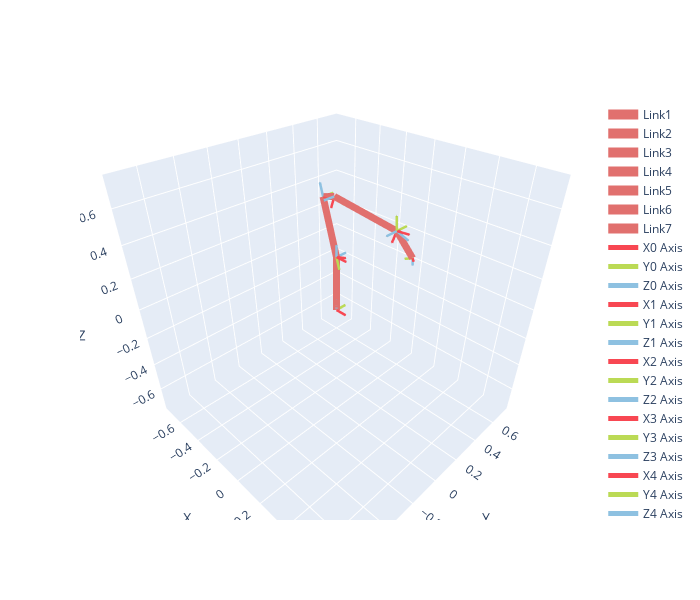

Here is the notebook cell this chart was saved with:
### Markdown cell above
#### Panda

### Code cell
Panda = rsb.models.DH.Panda()
Panda.plotly(Panda.qr, fig=go.Figure(), isShow=False)

### Figure 1 — Plotly figure (JSON) as saved in the notebook; plotly's stock layout.template omitted (floating-point values rounded to 4 significant figures)
{"data": [{"line": {"color": "#E1706E", "width": 14}, "mode": "lines", "name": "Link1", "type": "scatter3d", "x": [0.0, 0.0], "y": [0.0, 0.0], "z": [0.0, 0.333]}, {"line": {"color": "#E1706E", "width": 14}, "mode": "lines", "name": "Link2", "type": "scatter3d", "x": [0.0, 0.0], "y": [0.0, 0.0], "z": [0.333, 0.333]}, {"line": {"color": "#E1706E", "width": 14}, "mode": "lines", "name": "Link3", "type": "scatter3d", "x": [0.0, -0.09338], "y": [0.0, 8.642e-19], "z": [0.333, 0.6349]}, {"line": {"color": "#E1706E", "width": 14}, "mode": "lines", "name": "Link4", "type": "scatter3d", "x": [-0.09338, -0.01457], "y": [8.642e-19, -6.287e-19], "z": [0.6349, 0.6593]}, {"line": {"color": "#E1706E", "width": 14}, "mode": "lines", "name": "Link5", "type": "scatter3d", "x": [-0.01457, 0.3755], "y": [-6.287e-19, -4.083e-17], "z": [0.6593, 0.6132]}, {"line": {"color": "#E1706E", "width": 14}, "mode": "lines", "name": "Link6", "type": "scatter3d", "x": [0.3755, 0.3755], "y": [-4.083e-17, -4.083e-17], "z": [0.6132, 0.6132]}, {"line": {"color": "#E1706E", "width": 14}, "mode": "lines", "name": "Link7", "type": "scatter3d", "x": [0.3755, 0.4737], "y": [-4.083e-17, -5.638e-17], "z": [0.6132, 0.5155]}, {"line": {"color": "#F84752", "width": 5}, "mode": "lines", "name": "X0 Axis", "type": "scatter3d", "x": [0, 0.07], "y": [0, 0], "z": [0, 0]}, {"cmax": 1, "cmin": 0, "colorscale": [[0, "#F84752"], [1, "#F84752"]], "showscale": false, "sizemode": "absolute", "sizeref": 0.007, "type": "cone", "u": [1], "v": [0], "w": [0], "x": [0.07], "y": [0], "z": [0]}, {"line": {"color": "#BBDA55", "width": 5}, "mode": "lines", "name": "Y0 Axis", "type": "scatter3d", "x": [0, 0], "y": [0, 0.07], "z": [0, 0]}, {"cmax": 1, "cmin": 0, "colorscale": [[0, "#BBDA55"], [1, "#BBDA55"]], "showscale": false, "sizemode": "absolute", "sizeref": 0.007, "type": "cone", "u": [0], "v": [1], "w": [0], "x": [0], "y": [0.07], "z": [0]}, {"line": {"color": "#8EC1E1", "width": 5}, "mode": "lines", "name": "Z0 Axis", "type": "scatter3d", "x": [0, 0], "y": [0, 0], "z": [0, 0.07]}, {"cmax": 1, "cmin": 0, "colorscale": [[0, "#8EC1E1"], [1, "#8EC1E1"]], "showscale": false, "sizemode": "absolute", "sizeref": 0.007, "type": "cone", "u": [0], "v": [0], "w": [1], "x": [0], "y": [0], "z": [0.07]}, {"line": {"color": "#F84752", "width": 5}, "mode": "lines", "name": "X1 Axis", "type": "scatter3d", "x": [0, 0.07], "y": [0, 0], "z": [0.333, 0.333]}, {"cmax": 1, "cmin": 0, "colorscale": [[0, "#F84752"], [1, "#F84752"]], "showscale": false, "sizemode": "absolute", "sizeref": 0.007, "type": "cone", "u": [1], "v": [0], "w": [0], "x": [0.07], "y": [0], "z": [0.333]}, {"line": {"color": "#BBDA55", "width": 5}, "mode": "lines", "name": "Y1 Axis", "type": "scatter3d", "x": [0, 0], "y": [0, 0.07], "z": [0.333, 0.333]}, {"cmax": 1, "cmin": 0, "colorscale": [[0, "#BBDA55"], [1, "#BBDA55"]], "showscale": false, "sizemode": "absolute", "sizeref": 0.007, "type": "cone", "u": [0], "v": [1], "w": [0], "x": [0], "y": [0.07], "z": [0.333]}, {"line": {"color": "#8EC1E1", "width": 5}, "mode": "lines", "name": "Z1 Axis", "type": "scatter3d", "x": [0, 0], "y": [0, 0], "z": [0.333, 0.403]}, {"cmax": 1, "cmin": 0, "colorscale": [[0, "#8EC1E1"], [1, "#8EC1E1"]], "showscale": false, "sizemode": "absolute", "sizeref": 0.007, "type": "cone", "u": [0], "v": [0], "w": [1], "x": [0], "y": [0], "z": [0.403]}, {"line": {"color": "#F84752", "width": 5}, "mode": "lines", "name": "X2 Axis", "type": "scatter3d", "x": [0, 0.06687], "y": [0, -1.267e-18], "z": [0.333, 0.3537]}, {"cmax": 1, "cmin": 0, "colorscale": [[0, "#F84752"], [1, "#F84752"]], "showscale": false, "sizemode": "absolute", "sizeref": 0.007, "type": "cone", "u": [0.9553], "v": [-1.81e-17], "w": [0.2955], "x": [0.06687], "y": [-1.267e-18], "z": [0.3537]}, {"line": {"color": "#BBDA55", "width": 5}, "mode": "lines", "name": "Y2 Axis", "type": "scatter3d", "x": [0, 0.02069], "y": [0, 4.095e-18], "z": [0.333, 0.2661]}, {"cmax": 1, "cmin": 0, "colorscale": [[0, "#BBDA55"], [1, "#BBDA55"]], "showscale": false, "sizemode": "absolute", "sizeref": 0.007, "type": "cone", "u": [0.2955], "v": [5.85e-17], "w": [-0.9553], "x": [0.02069], "y": [4.095e-18], "z": [0.2661]}, {"line": {"color": "#8EC1E1", "width": 5}, "mode": "lines", "name": "Z2 Axis", "type": "scatter3d", "x": [0, 0], "y": [0, 0.07], "z": [0.333, 0.333]}, {"cmax": 1, "cmin": 0, "colorscale": [[0, "#8EC1E1"], [1, "#8EC1E1"]], "showscale": false, "sizemode": "absolute", "sizeref": 0.007, "type": "cone", "u": [0], "v": [1], "w": [6.123e-17], "x": [0], "y": [0.07], "z": [0.333]}, {"line": {"color": "#F84752", "width": 5}, "mode": "lines", "name": "X3 Axis", "type": "scatter3d", "x": [-0.09338, -0.02651], "y": [8.642e-19, -4.025e-19], "z": [0.6349, 0.6556]}, {"cmax": 1, "cmin": 0, "colorscale": [[0, "#F84752"], [1, "#F84752"]], "showscale": false, "sizemode": "absolute", "sizeref": 0.007, "type": "cone", "u": [0.9553], "v": [-1.81e-17], "w": [0.2955], "x": [-0.02651], "y": [-4.025e-19], "z": [0.6556]}, {"line": {"color": "#BBDA55", "width": 5}, "mode": "lines", "name": "Y3 Axis", "type": "scatter3d", "x": [-0.09338, -0.09338], "y": [8.642e-19, 0.07], "z": [0.6349, 0.6349]}, {"cmax": 1, "cmin": 0, "colorscale": [[0, "#BBDA55"], [1, "#BBDA55"]], "showscale": false, "sizemode": "absolute", "sizeref": 0.007, "type": "cone", "u": [1.81e-17], "v": [1], "w": [2.735e-18], "x": [-0.09338], "y": [0.07], "z": [0.6349]}, {"line": {"color": "#8EC1E1", "width": 5}, "mode": "lines", "name": "Z3 Axis", "type": "scatter3d", "x": [-0.09338, -0.1141], "y": [8.642e-19, 1.056e-18], "z": [0.6349, 0.7018]}, {"cmax": 1, "cmin": 0, "colorscale": [[0, "#8EC1E1"], [1, "#8EC1E1"]], "showscale": false, "sizemode": "absolute", "sizeref": 0.007, "type": "cone", "u": [-0.2955], "v": [2.735e-18], "w": [0.9553], "x": [-0.1141], "y": [1.056e-18], "z": [0.7018]}, {"line": {"color": "#F84752", "width": 5}, "mode": "lines", "name": "X4 Axis", "type": "scatter3d", "x": [-0.01457, -0.0372], "y": [-6.287e-19, -3.503e-18], "z": [0.6593, 0.593]}, {"cmax": 1, "cmin": 0, "colorscale": [[0, "#F84752"], [1, "#F84752"]], "showscale": false, "sizemode": "absolute", "sizeref": 0.007, "type": "cone", "u": [-0.3233], "v": [-4.107e-17], "w": [-0.9463], "x": [-0.0372], "y": [-3.503e-18], "z": [0.593]}, {"line": {"color": "#BBDA55", "width": 5}, "mode": "lines", "name": "Y4 Axis", "type": "scatter3d", "x": [-0.01457, 0.05167], "y": [-6.287e-19, -4.288e-18], "z": [0.6593, 0.6366]}, {"cmax": 1, "cmin": 0, "colorscale": [[0, "#BBDA55"], [1, "#BBDA55"]], "showscale": false, "sizemode": "absolute", "sizeref": 0.007, "type": "cone", "u": [0.9463], "v": [-5.227e-17], "w": [-0.3233], "x": [0.05167], "y": [-4.288e-18], "z": [0.6366]}, {"line": {"color": "#8EC1E1", "width": 5}, "mode": "lines", "name": "Z4 Axis", "type": "scatter3d", "x": [-0.01457, -0.01457], "y": [-6.287e-19, -0.07], "z": [0.6593, 0.6593]}, {"cmax": 1, "cmin": 0, "colorscale": [[0, "#8EC1E1"], [1, "#8EC1E1"]], "showscale": false, "sizemode": "absolute", "sizeref": 0.007, "type": "cone", "u": [-3.619e-17], "v": [-1], "w": [5.576e-17], "x": [-0.01457], "y": [-0.07], "z": [0.6593]}, {"line": {"color": "#F84752", "width": 5}, "mode": "lines", "name": "X5 Axis", "type": "scatter3d", "x": [0.3755, 0.3529], "y": [-4.083e-17, -4.37e-17], "z": [0.6132, 0.547]}, {"cmax": 1, "cmin": 0, "colorscale": [[0, "#F84752"], [1, "#F84752"]], "showscale": false, "sizemode": "absolute", "sizeref": 0.007, "type": "cone", "u": [-0.3233], "v": [-4.107e-17], "w": [-0.9463], "x": [0.3529], "y": [-4.37e-17], "z": [0.547]}, {"line": {"color": "#BBDA55", "width": 5}, "mode": "lines", "name": "Y5 Axis", "type": "scatter3d", "x": [0.3755, 0.3755], "y": [-4.083e-17, 0.07], "z": [0.6132, 0.6132]}, {"cmax": 1, "cmin": 0, "colorscale": [[0, "#BBDA55"], [1, "#BBDA55"]], "showscale": false, "sizemode": "absolute", "sizeref": 0.007, "type": "cone", "u": [9.413e-17], "v": [1], "w": [-7.556e-17], "x": [0.3755], "y": [0.07], "z": [0.6132]}, {"line": {"color": "#8EC1E1", "width": 5}, "mode": "lines", "name": "Z5 Axis", "type": "scatter3d", "x": [0.3755, 0.4417], "y": [-4.083e-17, -4.877e-17], "z": [0.6132, 0.5906]}, {"cmax": 1, "cmin": 0, "colorscale": [[0, "#8EC1E1"], [1, "#8EC1E1"]], "showscale": false, "sizemode": "absolute", "sizeref": 0.007, "type": "cone", "u": [0.9463], "v": [-1.135e-16], "w": [-0.3233], "x": [0.4417], "y": [-4.877e-17], "z": [0.5906]}, {"line": {"color": "#F84752", "width": 5}, "mode": "lines", "name": "X6 Axis", "type": "scatter3d", "x": [0.3755, 0.4451], "y": [-4.083e-17, -4.296e-17], "z": [0.6132, 0.6202]}, {"cmax": 1, "cmin": 0, "colorscale": [[0, "#F84752"], [1, "#F84752"]], "showscale": false, "sizemode": "absolute", "sizeref": 0.007, "type": "cone", "u": [0.995], "v": [-3.044e-17], "w": [0.09983], "x": [0.4451], "y": [-4.296e-17], "z": [0.6202]}, {"line": {"color": "#BBDA55", "width": 5}, "mode": "lines", "name": "Y6 Axis", "type": "scatter3d", "x": [0.3755, 0.3685], "y": [-4.083e-17, -3.669e-17], "z": [0.6132, 0.6828]}, {"cmax": 1, "cmin": 0, "colorscale": [[0, "#BBDA55"], [1, "#BBDA55"]], "showscale": false, "sizemode": "absolute", "sizeref": 0.007, "type": "cone", "u": [-0.09983], "v": [5.91e-17], "w": [0.995], "x": [0.3685], "y": [-3.669e-17], "z": [0.6828]}, {"line": {"color": "#8EC1E1", "width": 5}, "mode": "lines", "name": "Z6 Axis", "type": "scatter3d", "x": [0.3755, 0.3755], "y": [-4.083e-17, -0.07], "z": [0.6132, 0.6132]}, {"cmax": 1, "cmin": 0, "colorscale": [[0, "#8EC1E1"], [1, "#8EC1E1"]], "showscale": false, "sizemode": "absolute", "sizeref": 0.007, "type": "cone", "u": [-3.619e-17], "v": [-1], "w": [5.576e-17], "x": [0.3755], "y": [-0.07], "z": [0.6132]}, {"line": {"color": "#F84752", "width": 5}, "mode": "lines", "name": "X7 Axis", "type": "scatter3d", "x": [0.4737, 0.4983], "y": [-5.638e-17, -0.02475], "z": [0.5155, 0.518]}, {"cmax": 1, "cmin": 0, "colorscale": [[0, "#F84752"], [1, "#F84752"]], "showscale": false, "sizemode": "absolute", "sizeref": 0.0035, "type": "cone", "u": [0.7036], "v": [-0.7071], "w": [0.07059], "x": [0.4983], "y": [-0.02475], "z": [0.518]}, {"line": {"color": "#BBDA55", "width": 5}, "mode": "lines", "name": "Y7 Axis", "type": "scatter3d", "x": [0.4737, 0.4491], "y": [-5.638e-17, -0.02475], "z": [0.5155, 0.513]}, {"cmax": 1, "cmin": 0, "colorscale": [[0, "#BBDA55"], [1, "#BBDA55"]], "showscale": false, "sizemode": "absolute", "sizeref": 0.0035, "type": "cone", "u": [-0.7036], "v": [-0.7071], "w": [-0.07059], "x": [0.4491], "y": [-0.02475], "z": [0.513]}, {"line": {"color": "#8EC1E1", "width": 5}, "mode": "lines", "name": "Z7 Axis", "type": "scatter3d", "x": [0.4737, 0.4772], "y": [-5.638e-17, -6.059e-17], "z": [0.5155, 0.4807]}, {"cmax": 1, "cmin": 0, "colorscale": [[0, "#8EC1E1"], [1, "#8EC1E1"]], "showscale": false, "sizemode": "absolute", "sizeref": 0.0035, "type": "cone", "u": [0.09983], "v": [-1.203e-16], "w": [-0.995], "x": [0.4772], "y": [-6.059e-17], "z": [0.4807]}], "layout": {"height": 600, "scene": {"aspectmode": "cube", "camera": {"center": {"x": 0, "y": 0, "z": 0}, "eye": {"x": 1.05, "y": -1.05, "z": 1.05}, "up": {"x": 0, "y": 0, "z": 1}}, "xaxis": {"nticks": 10, "range": [-0.7701, 0.7701], "title": {"text": "X"}}, "yaxis": {"nticks": 10, "range": [-0.7701, 0.7701], "title": {"text": "Y"}}, "zaxis": {"nticks": 10, "range": [-0.7701, 0.7701], "title": {"text": "Z"}}}, "width": 700}}
